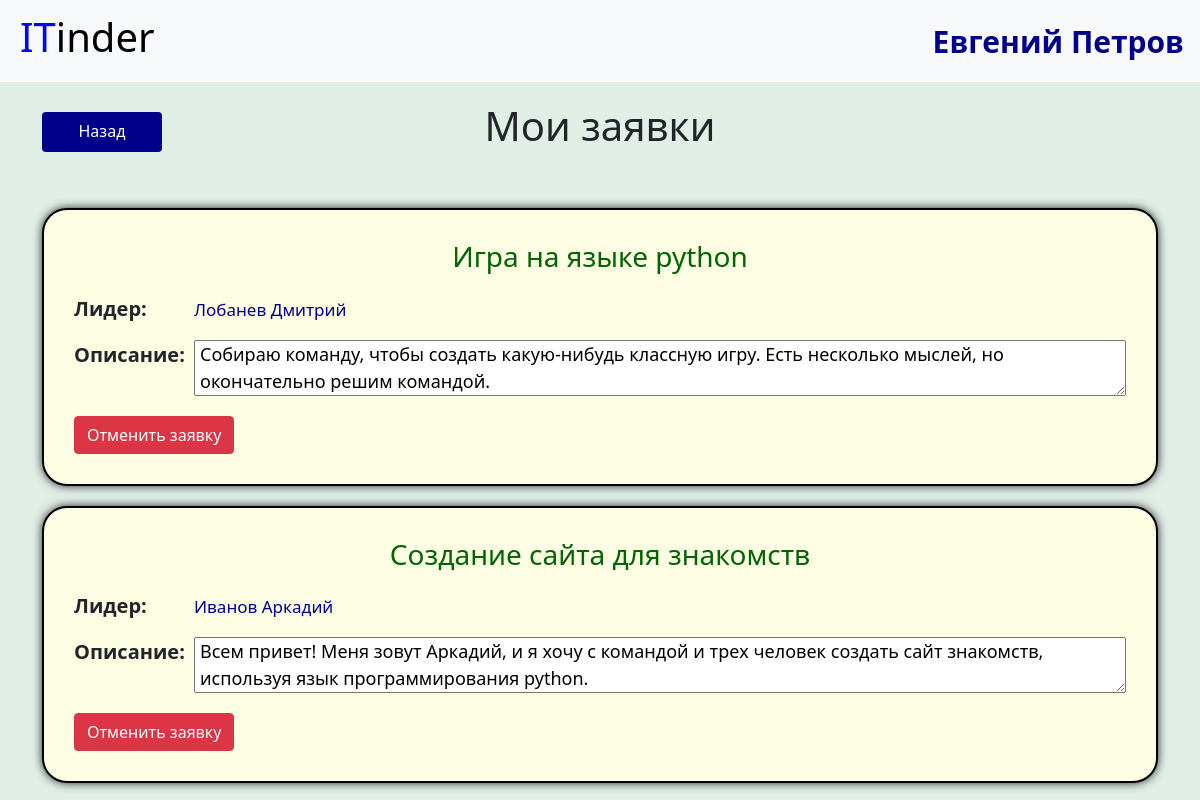
Screenshot of /my_applications (signed in) with the database file from the repository.
### data/users.py (models this page shows, shortened)
class User(SqlAlchemyBase, UserMixin, SerializerMixin): # Таблица с пользователями
    __tablename__ = 'users'
    id = sqlalchemy.Column(sqlalchemy.Integer,
                           primary_key=True, autoincrement=True)
    name = sqlalchemy.Column(sqlalchemy.String, nullable=True)
    surname = sqlalchemy.Column(sqlalchemy.String, nullable=True)
    about = sqlalchemy.Column(sqlalchemy.String, nullable=True)
    email = sqlalchemy.Column(sqlalchemy.String,
                              index=True, unique=True, nullable=True)
    age = sqlalchemy.Column(sqlalchemy.Integer, nullable=True)
    hashed_password = sqlalchemy.Column(sqlalchemy.String, nullable=True)
    created_date = sqlalchemy.Column(sqlalchemy.DateTime,
                                     default=datetime.datetime.now)
    project = orm.relation("Projects", back_populates='leader')
    projects = orm.relation('Projects',
                            secondary='users_to_projects',
                            backref='users')

### data/projects.py (models this page shows)
class Projects(SqlAlchemyBase, SerializerMixin): # Таблица с проектами
    __tablename__ = 'projects'
    id = sqlalchemy.Column(sqlalchemy.Integer, primary_key=True,
                           autoincrement=True)
    title = sqlalchemy.Column(sqlalchemy.String, nullable=True)
    team_lead = sqlalchemy.Column(sqlalchemy.Integer,
                                  sqlalchemy.ForeignKey('users.id'))
    count = sqlalchemy.Column(sqlalchemy.Integer, nullable=True)
    created_date = sqlalchemy.Column(sqlalchemy.DateTime,
                                     default=datetime.datetime.now)
    about = sqlalchemy.Column(sqlalchemy.String, nullable=True)
    active = sqlalchemy.Column(sqlalchemy.Boolean, default=True)
    leader = orm.relation('User')
    applications = orm.relation('User',
                                secondary='projects_applications',
                                backref='applications')

### main.py (the view)
@app.route('/my_applications') # Заявки пользователя на участие в других проектах
@login_required
def my_applications():
    projects = current_user.applications
    return render_template('my_applications.html', title='Отправленные заявки', projects=projects)

### main.py (called while the page is built)
@login_manager.user_loader
def load_user(user_id):
    global db_sess
    return db_sess.query(User).get(user_id)

### templates/my_applications.html
{% extends "base.html" %}
{% block content %}
    <div class="grid profile">
    <a class="btn cansel grid" href="/persona/{{ current_user.id }}">Назад</a>
    <h1 class="text-center grid profile">Мои заявки</h1>
    </div>
    {% for item in projects%}
        <div class='block'>
            <h3 class="text-center title">{{ item.title }}</h3>
            <div class="text-about">
            <p class="about-title text-title">Описание:</p>
            {% if item.about %}
                <textarea class="about content" readonly>{{ item.about }}</textarea>
            {% else %}
                <textarea class="about content" style="color: rgb(189, 189, 189)" readonly>Нет</textarea>
            {% endif %}
            <p class="leader-title text-title">Лидер:</p>
            <p class="leader content"><a href='/persona/{{ item.team_lead }}'>{{ item.leader.surname }} {{ item.leader.name }}</a></p>
            </div>
            <a class="btn btn-danger cansel-application" href="/cansel/{{ item.id }}">Отменить заявку</a>
        </div>
    {% endfor %}
{% endblock %}

### templates/base.html (shortened to what this page needs)
<!doctype html>
    <html lang="en">
    <head>
        <link rel="stylesheet"
        href="https://cdn.jsdelivr.net/npm/bootstrap@5.0.0-beta1/dist/css/bootstrap.min.css"
>
        <link rel="stylesheet" type="text/css" href="{{url_for('static', filename='css/style.css')}}" />
</head>
<body>
<header>
    <nav class="navbar navbar-light bg-light">
        <h1 class="navbar-brand"><a href="/" class="head"><span class="head">IT</span>inder</a></h1>
        {% if current_user.is_authenticated %}
            <a class="navbar-brand user" href="/persona/{{ current_user.id }}">{{ current_user.name }} {{current_user.surname}}</a>
        {% else %}
            <p class="sign">
                <a class="btn btn-primary " href="/register">Зарегистрироваться</a>
                <a class="btn btn-success" href="/login">Войти</a>
            </p>
        {% endif %}
    </nav>
</header>
<main role="main" class="container">
    {% block content %}{% endblock %}
</main>
</body>
</html>

### static/css/style.css (style rules this page uses)
span.head { color:blue }
h1.navbar-brand { margin-left: 20px; font-size: 40px; }
a.navbar-brand.user { font-size: 30px; color: darkblue; font-weight: bold; }
div.block { border: black solid 2px; border-radius: 25px; background-color: rgb(252, 253, 227); margin: 20px 0px; padding: 30px; box-shadow: 0 0 10px; }
div.grid { display: grid; grid-template-columns: 300px auto; column-gap: 20px; margin-top: 20px; }
h1.grid { grid-column: 2 / 3; grid-row: 1 / 2; }
body { background-color: rgb(225, 238, 230); }
h3.title { color: darkgreen; margin-bottom: 20px; }
p.about-title { grid-row: 1/ 2; }
textarea.about { grid-row: 1 / 2; font-size: 18px; padding: 0 5px; margin-top: 0px; margin-bottom: 10px; }
div.text-about { display: grid; grid-template-columns: 120px auto; }
p.text-title { grid-column: 1 / 2; font-size: 20px; font-weight: bold; }
p.leader-title { grid-row: 2 / 3; }
p.leader { grid-row: 2 / 3; }
.content { grid-column: 2 / 3; font-size: 17px; margin-top: 3px; }
p.leader > a, a.name { color: darkblue; text-decoration: none; font-size: 17px; }
a.btn.application, a.btn.cansel { background-color: darkblue; color: white; }
a.btn.cansel { grid-column: 1 / 2; grid-row: 1 / 2; max-height: 40px; margin-top: 10px; }
div.profile { grid-template-columns: 120px auto; margin-bottom: 50px; }
h1.profile { margin-right: 140px; }
p.about-title, textarea.about { grid-row: 5 / 6; }
a.cansel-application { margin-top: 10px; }
textarea.about { cursor: default; }
a.head { text-decoration: none; color:black }

### rows the page displays
User: name "Евгений", surname "Петров"
Projects: title "Игра на языке python", about "Собираю команду, чтобы создать какую-нибудь классную игру. Есть несколько мыслей, но окончательно решим командой.", leader.surname "Лобанев", leader.name "Дмитрий"
Projects: title "Создание сайта для знакомств", about "Всем привет! Меня зовут Аркадий, и я хочу с командой и трех человек создать сайт знакомств, используя язык программирования python.", leader.surname "Иванов", leader.name "Аркадий"
